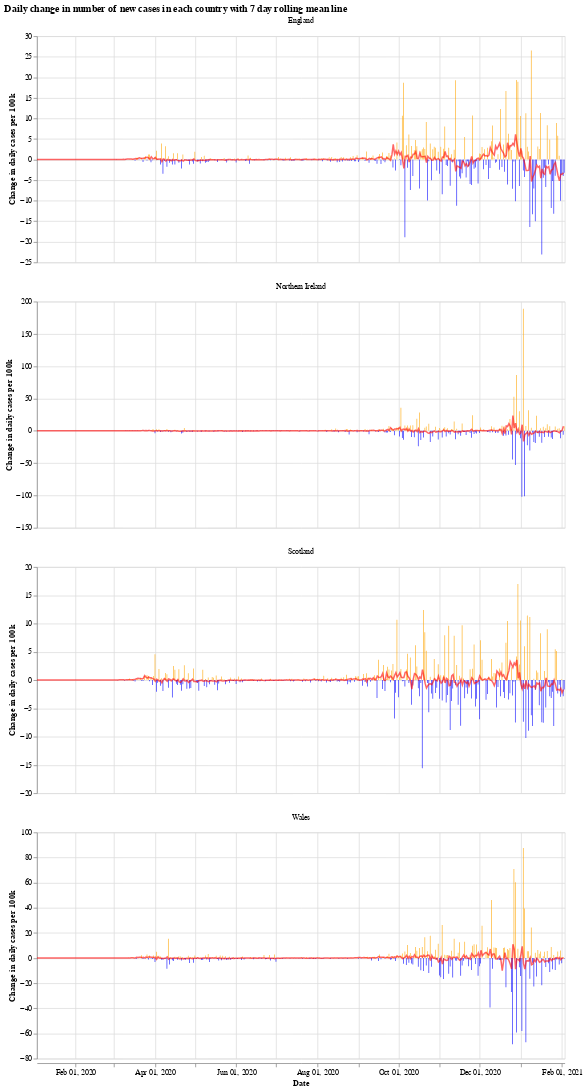

Notebook source saved alongside this figure:
### Markdown cell above
We will use the Python library `Altair` for visualising the data, see the [altair docs](https://altair-viz.github.io/) for more information.

First we have a graph which shows the daily change in the number of new cases for each country. This number jumps up and down all over the place, which is likely due to delay in reporting of new cases over the weekend. Another interesting thing is that it looks like the daily cases in Wales experienced a much shorter period of calm over the summer (calm in the sense of daily cases not jumping up and down).

The orange bars are days when the number of new cases (per 100k population) was more than the previous day, while the blue are days when the number of new cases dropped. The red line is the 7 day moving average. 

When the moving average line is below 0, it means that there is a consistent drop in new cases. We can see this clearly happening around the times that lockdowns were introduced (though, to varying degrees). I will update the graphs soon with a marker of when each lockdown started.

### Code cell
# collapse
import altair as alt

bars = alt.Chart(uk_cases).mark_bar().encode(
    x=alt.X("yearmonthdate(date):T", axis=alt.Axis(title='Date')),
    y=alt.Y("casesChangeRate:Q", axis=alt.Axis(title='Change in daily cases per 100k')),
    tooltip='casesChange',
    color=alt.condition(
        alt.datum.casesChangeRate > 0,
        alt.value("orange"),  # The positive color
        alt.value("blue")  # The negative color
    )
).properties(title='Daily change in number of new cases with 7 day rolling mean',width=700).interactive()

line = alt.Chart(uk_cases).mark_line(
    color='red',
    size=2,
    opacity=0.6
).transform_window(
    rolling_mean='mean(casesChangeRate)',
    frame=[0, 7],
    groupby=['areaName']
).encode(
    x='yearmonthdate(date):T',
    y='rolling_mean:Q'
)

alt.layer(bars, line, data=uk_cases).facet(alt.Column(
    'areaName', title=''), columns=1).resolve_scale(y='independent').properties(title='Daily change in number of new cases in each country with 7 day rolling mean line')

### Figure 1 — Vega-Lite specification as saved in the notebook (floating-point values rounded to 4 significant figures; data arrays with more than 128 entries replaced by an {"elided": "..."} marker saying what was removed)
{"config": {"view": {"continuousWidth": 400, "continuousHeight": 300}}, "data": {"name": "data-3f6a6cc72f48e7ef46205f1936b2e31b"}, "facet": {"type": "nominal", "field": "areaName", "title": ""}, "spec": {"layer": [{"mark": "bar", "encoding": {"color": {"condition": {"value": "orange", "test": "(datum.casesChangeRate > 0)"}, "value": "blue"}, "tooltip": {"type": "quantitative", "field": "casesChange"}, "x": {"type": "temporal", "axis": {"title": "Date"}, "field": "date", "timeUnit": "yearmonthdate"}, "y": {"type": "quantitative", "axis": {"title": "Change in daily cases per 100k"}, "field": "casesChangeRate"}}, "selection": {"selector001": {"type": "interval", "bind": "scales", "encodings": ["x", "y"]}}, "title": "Daily change in number of new cases with 7 day rolling mean", "width": 700}, {"mark": {"type": "line", "color": "red", "opacity": 0.6, "size": 2}, "encoding": {"x": {"type": "temporal", "field": "date", "timeUnit": "yearmonthdate"}, "y": {"type": "quantitative", "field": "rolling_mean"}}, "transform": [{"window": [{"op": "mean", "field": "casesChangeRate", "as": "rolling_mean"}], "frame": [0, 7], "groupby": ["areaName"]}]}]}, "columns": 1, "resolve": {"scale": {"y": "independent"}}, "title": "Daily change in number of new cases in each country with 7 day rolling mean line", "$schema": "https://vega.github.io/schema/vega-lite/v4.8.1.json", "datasets": {"data-3f6a6cc72f48e7ef46205f1936b2e31b": {"elided": "1588 records"}}}
